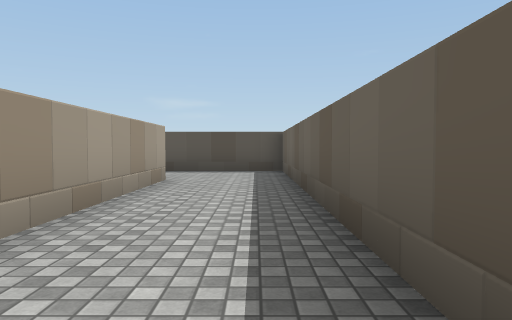
View 1 (above)

23 first-person views from a walk through a scene from a Unity 3-D project. The camera is 1.2 m above the floor, tilts 2° down and sees 70° across. The floor is counted in squares, 2 m on a side. Each view is taken from the middle of a square. On the plan, view 1 faces up. The plan holds only what a view shows up to about 10 squares ahead; the rest is blank. The place goes on beyond the plan. The player character is not drawn. Some animated figures are left out. Door leaves are left out, so doorways stand open. Some surface patterns are stand-ins.

View 2
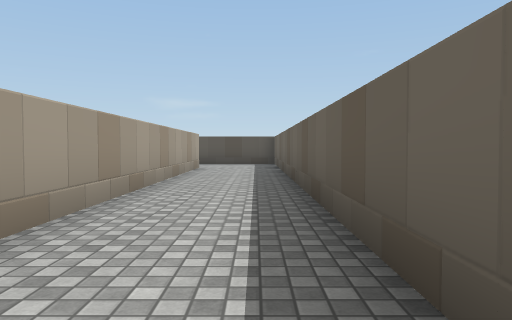

View 3
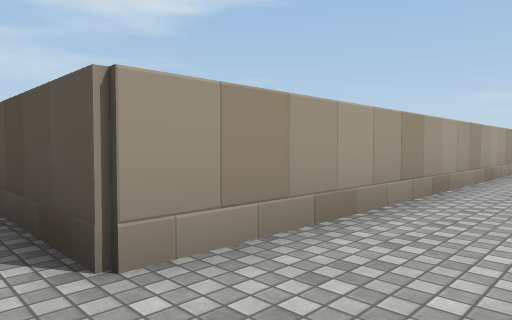

View 4
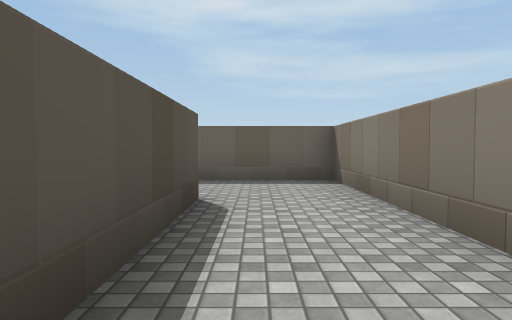

View 5
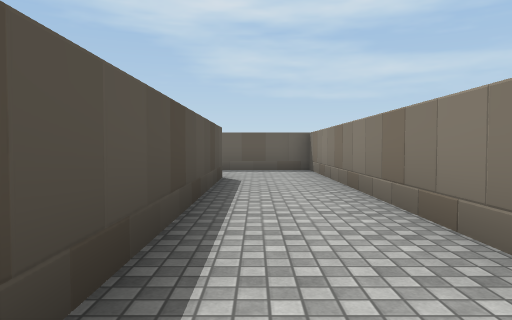

View 6
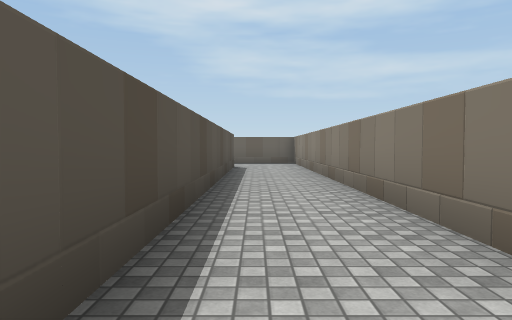

View 7
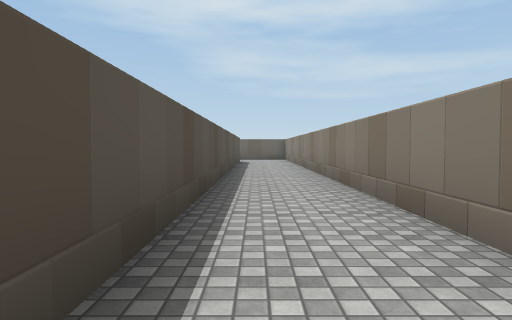

View 8
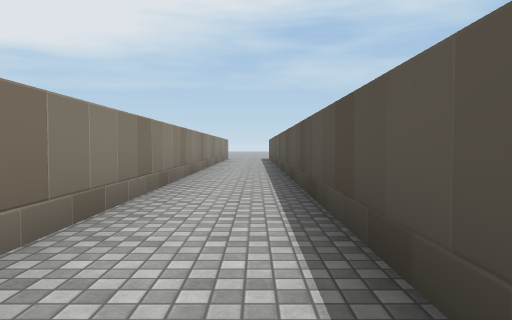

View 9
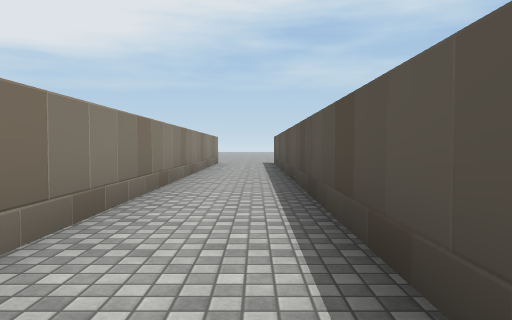

View 10
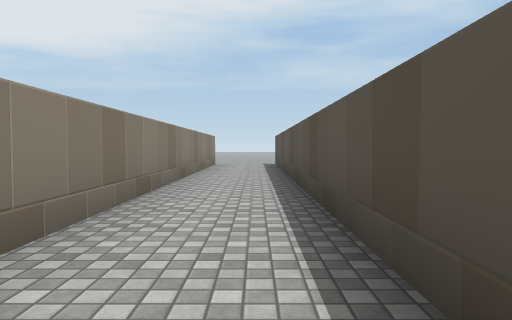

View 11
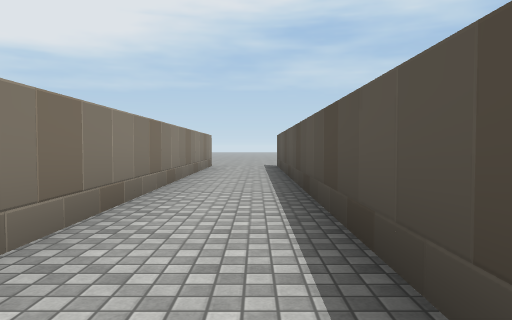

View 12
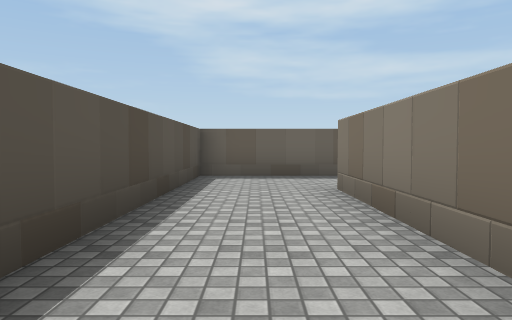

View 13
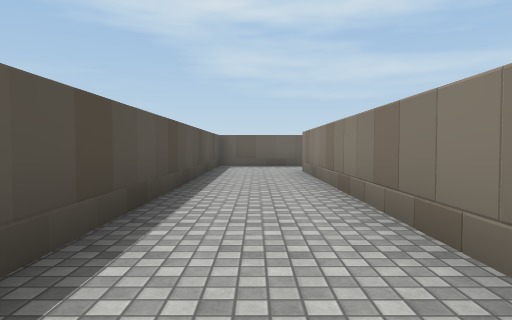

View 14
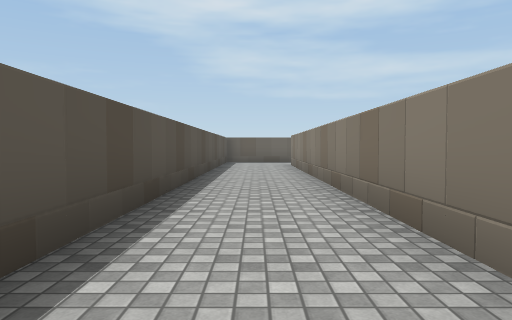

View 15
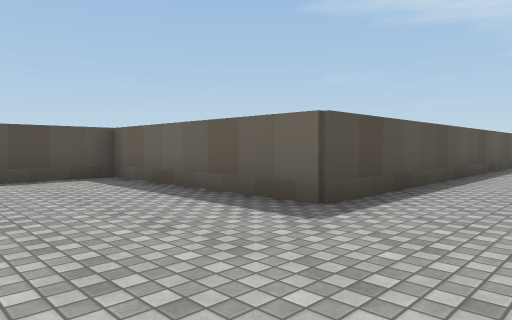

View 16
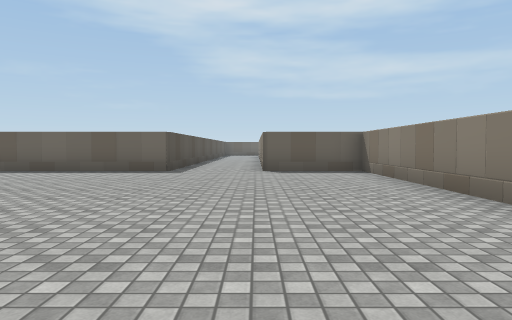

View 17
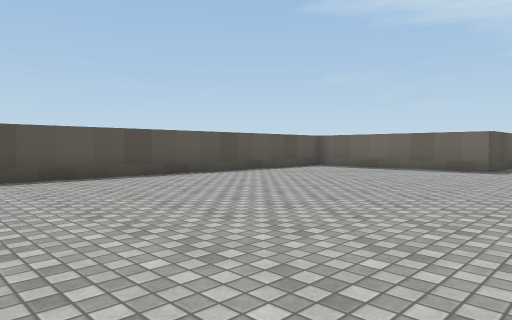

View 18
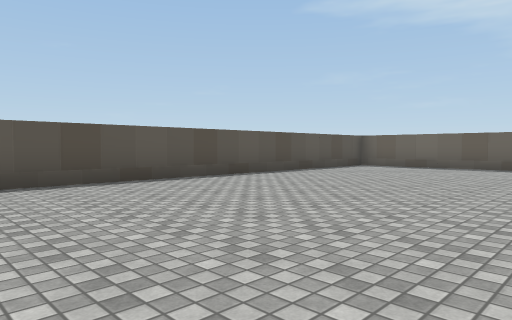

View 19
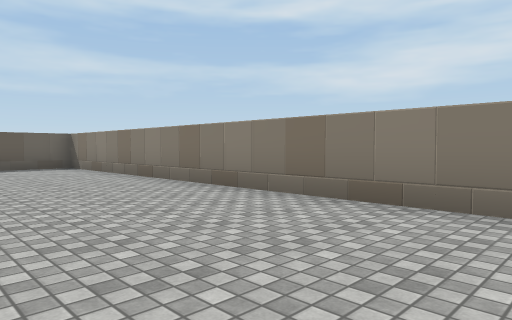

View 20
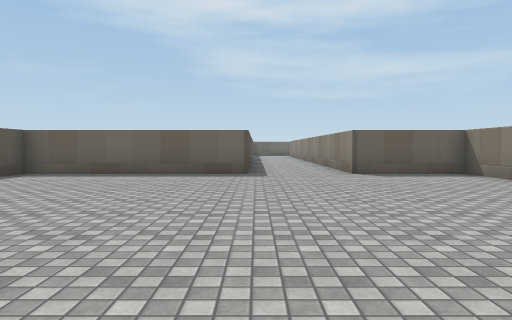

View 21
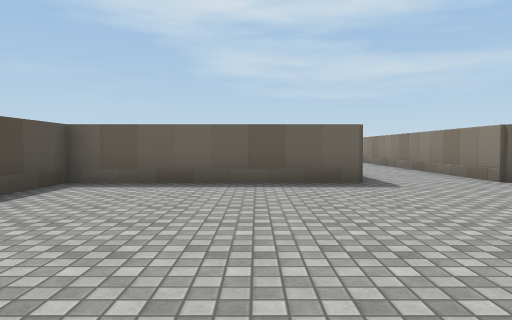

View 22
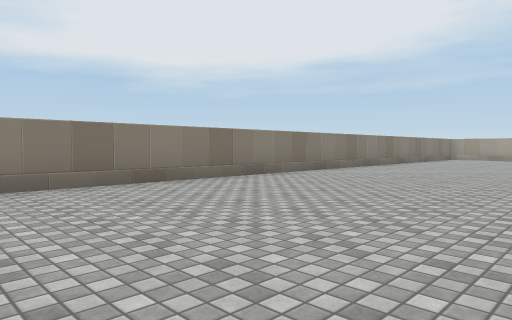

View 23
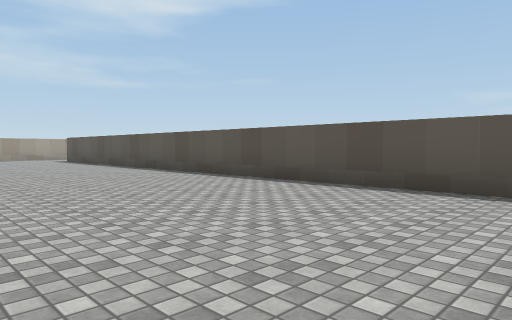

### Floor plan
Points are (right, up) in squares from view 1. A wall is a line through its corners. A room is listed if a view was taken in it or the views show most of it. See-through windows are left out.
Room 1 (views 1, 2, 3, 4, 5, 6, 7, 8, 9, 10, 11)
walls: (-6.4, -3.5) (-6.8, -3.3); (-6.9, -5.4) (-6.4, -5.5) (-5.8, -5.3); (-7, -5.5) (-6.4, -5.3); (-9.3, -5.5) (-8.9, -5.3); (-10.1, -3.5) (-10.6, -3.3); (-10.8, -5.5) (-10.2, -5.3); (-11.5, -3.4) (-12, -3.2); (-4, -5.3) (-3.5, -5.5); (-3.9, -5.5) (-3.3, -5.3); (-13.1, -5.5) (-12.6, -5.3); (-2.5, -5.5) (-2, -5.3); (-2.3, -3.3) (-2.7, -3.4) (-3.3, -3.2); (-13.9, -3.5) (-14.4, -3.3); (-14, -3.2) (-14.5, -3.4); (-1.7, -2.5) (-1.6, -2.9) (-1.7, -3.3) (-28.5, -3.3); (-1.5, -1) (-1.8, -1.7) (-1.5, -2.3); (-15.2, -3.4) (-15.8, -3.2); (-15.4, -3.3) (-15.9, -3.5); (-0.6, -5.5) (-0.1, -5.3); (-15.8, -5.3) (-15.2, -5.5); (-1.5, 0.9) (-1.7, 0.4); (0.6, -3.3) (0.8, -2.7); (0.6, -5.2) (0.8, -4.6) (0.6, -3.9); (0.8, -3.3) (0.5, -2.6); (-17.3, -3.3) (-17.8, -3.5); (-1.7, 3.1) (-1.5, 2.6); (-1.6, 3.3) (-1.8, 2.7); (-17.7, -5.3) (-17.1, -5.5); (0.5, 1) (0.8, 1.7); (0.8, 1) (0.6, 1.7); (-1.5, 4.6) (-1.7, 4.2); (0.7, 2.6) (0.5, 3); (-19.2, -3.3) (-19.6, -3.5); (-1.7, 6.8) (-1.7, -3.3); (-21.2, -5.4) (-20.8, -5.5) (-20.1, -5.3); (0.7, 6.3) (0.5, 6.8); (0.6, 7.7) (0.8, 8.3); (-22.7, -5.3) (-22.1, -5.5); (-22.7, -5.6) (-22, -5.3); (-22.9, -3.3) (-23.4, -3.5); (-24, -5.3) (-23.5, -5.5); (-28.5, -5.4) (0.7, -5.4) (0.7, 9.2) (-1.6, 9.2)
ways out: opening at (-2, 8) to room 2
Room 2 (views 12, 13, 14, 15, 16, 17, 18, 19, 20, 21, 22, 23)
walls: (-16.4, 9) (-16.8, 9.2) (-16.9, 9.6) (-16.7, 10.2) (-16.9, 10.8) (-16.7, 11.4) (-16.9, 12); (-22.1, 4.2) (-21.4, 4.5); (-22.8, 4.2) (-22.3, 4.4); (-16.7, 12.7) (-17, 13.4); (-24.6, 4.5) (-24.1, 4.3); (-24.2, 14) (-24.7, 14.2) (-25.2, 14.1) (-25.9, 14.3); (-24.6, 4.2) (-23.9, 4.5); (-17.4, 14.1) (-18, 14.3); (-25.6, 4.4) (-25.1, 4.2); (-27.1, 4.2) (-26.4, 4.4) (-25.8, 4.2); (-27.9, 14.2) (-28.3, 14); (-28.4, 4.5) (-27.9, 4.3); (-28.5, 4.3) (-16.8, 4.3) (-16.8, 6.8) (-1.7, 6.8); (-12.1, 6.7) (-11.4, 7); (-11.4, 9) (-12.1, 9.3); (-10.8, 9) (-11.2, 9.2); (-9.8, 9.1) (-10.2, 9.3); (-8.9, 9) (-9.3, 9.2); (-8.7, 6.8) (-8.3, 7); (-5.2, 7) (-4.8, 6.8); (-5.2, 6.7) (-4.7, 6.9); (-3.2, 9) (-3.7, 9.2); (-3.1, 6.8) (-2.6, 7); (-1.6, 9.2) (-16.8, 9.2) (-16.8, 14.2) (-28.5, 14.2)
low walls: (-16.7, 5.4) (-17, 6.1)
ways out: opening at (-2, 8) to room 1

Where each view was taken, in squares from view 1:
view 1: 0 up, 0 right, facing up
view 2: 4 down, 0 right, facing up
view 3: 4 down, 0 right, facing up-left
view 4: 4 down, 6 left, facing right
view 5: 4 down, 9 left, facing right
view 6: 4 down, 13 left, facing right
view 7: 4 down, 17 left, facing right
view 8: 4 down, 13 left, facing left
view 9: 4 down, 18 left, facing left
view 10: 4 down, 19 left, facing left
view 11: 4 down, 20 left, facing left
view 12: 8 up, 7 left, facing right
view 13: 8 up, 11 left, facing right
view 14: 8 up, 14 left, facing right
view 15: 7 up, 20 left, facing up-right
view 16: 7 up, 26 left, facing right
view 17: 7 up, 27 left, facing up-right
view 18: 8 up, 28 left, facing up-right
view 19: 8 up, 28 left, facing down-right
view 20: 9 up, 25 left, facing right
view 21: 11 up, 23 left, facing right
view 22: 10 up, 23 left, facing down-left
view 23: 9 up, 23 left, facing up-left
